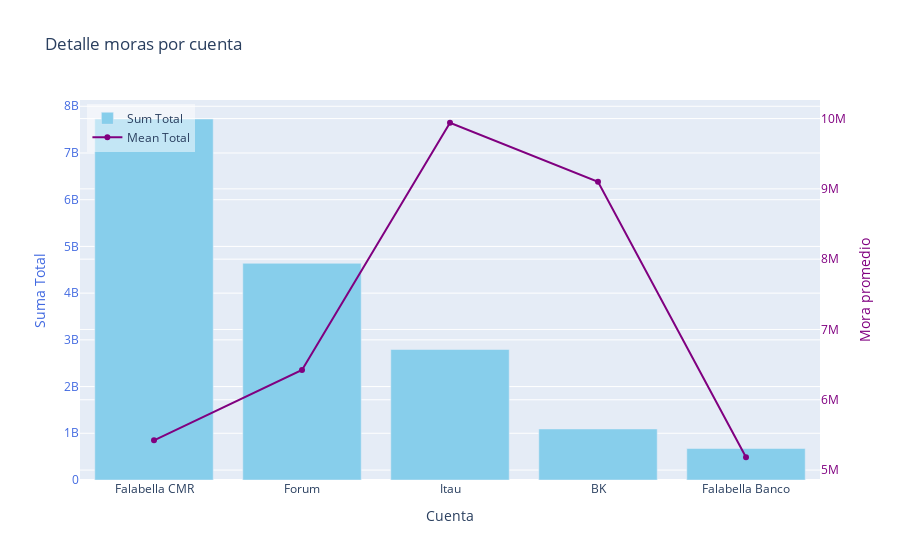

Write notebook code for a chart like this one.
### Code cell
fig = go.Figure()

# Total (suma)
fig.add_trace(go.Bar(
    x=total_arrear.index,
    y=total_arrear['sum_total'],
    name='Sum Total',
    marker_color='skyblue',
    yaxis='y1'
))

# Promedio
fig.add_trace(go.Scatter(
    x=total_arrear.index,
    y=total_arrear['mean_total'],
    name='Mean Total',
    mode='lines+markers',
    marker=dict(color='purple'),
    yaxis='y2'
))

# Configuración de los ejes
fig.update_layout(
    title='Detalle moras por cuenta',
    xaxis_title='Cuenta',
    yaxis=dict(
        title='Suma Total',
        titlefont=dict(color='royalblue'),
        tickfont=dict(color='royalblue'),
        side='left'
    ),
    yaxis2=dict(
        title='Mora promedio',
        titlefont=dict(color='purple'),
        tickfont=dict(color='purple'),
        overlaying='y',
        side='right'
    ),
    legend=dict(x=0.01, y=0.99, bgcolor='rgba(255,255,255,0.5)')
)

fig.show()

### Figure 1 — Plotly figure (JSON) as saved in the notebook; plotly's stock layout.template omitted (floating-point values rounded to 4 significant figures)
{"data": [{"marker": {"color": "skyblue"}, "name": "Sum Total", "type": "bar", "x": ["Falabella CMR", "Forum", "Itau", "BK", "Falabella Banco"], "y": [7727600307, 4638787921, 2793288884, 1092106345, 673692355], "yaxis": "y"}, {"marker": {"color": "purple"}, "mode": "lines+markers", "name": "Mean Total", "type": "scatter", "x": ["Falabella CMR", "Forum", "Itau", "BK", "Falabella Banco"], "y": [5423000.0, 6425000.0, 9941000.0, 9101000.0, 5182000.0], "yaxis": "y2"}], "layout": {"legend": {"bgcolor": "rgba(255,255,255,0.5)", "x": 0.01, "y": 0.99}, "title": {"text": "Detalle moras por cuenta"}, "xaxis": {"title": {"text": "Cuenta"}}, "yaxis": {"side": "left", "tickfont": {"color": "royalblue"}, "title": {"font": {"color": "royalblue"}, "text": "Suma Total"}}, "yaxis2": {"overlaying": "y", "side": "right", "tickfont": {"color": "purple"}, "title": {"font": {"color": "purple"}, "text": "Mora promedio"}}}}
